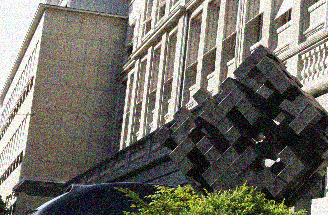
#> input picture CV2023_PA1-main/input/04_noise25.png, 328 x 215 px
$ python test.py
#> lines starting #> are read from the running program, lines starting #| are printed output that depends on the picture
### CV2023_PA1-main/similarity.py
import numpy as np
import cv2

INF = 99999  # Set Infinte value


def SAD(left_image, right_image, d):
    """
    Sum of Absolute Differences

    left_image : gray scale image (H, W)
    right_image : Reference gray scale image (H, W)
    d : Depth

    """
    global INF

    # INF 로 Cost Volume과 shape이 같은 array 생성 (left, right 둘 다)
    # Expected Cost Volume의 shape은 (d, H, W), 이번 과제의 경우는 (24, 215, 328)

    left_cost_volume = np.full(
        (d, 215, 328), INF)
    right_cost_volume = np.full((d, 215, 328), INF)

    for i in range(d):

        # 왼쪽에서 오른쪽으로 이동하면서 disparity 계산
        disparity_l = left_image[:, i:] - right_image[:, : 328-i]
        left_cost_volume[i, :, i:] = abs(disparity_l)

        # 오른쪽에서 왼쪽으로 이동하면서 disparity 계산
        disparity_r = right_image[:, i:] - left_image[:, : 328-i]
        right_cost_volume[i, :, :328-i] = abs(disparity_r)

    # SAD를 이용해 계산한 Disparity
    left_disparity = left_cost_volume.argmin(axis=0)
    right_disparity = right_cost_volume.argmin(axis=0)

    return left_cost_volume, right_cost_volume, left_disparity, right_disparity


# [31 lines left out: function SSD, not called in this run]


"""### test code
image_c = cv2.imread('input/04_noise25.png',0)
image_l = cv2.imread('input/03_noise25.png',0)

left_cost_volume, right_cost_volume, left_disparity, right_disparity = SAD(image_l, image_c, 24)
print(left_cost_volume.shape)"""

### CV2023_PA1-main/aggregate_cost_volume.py
import numpy as np
import sys
from tqdm import tqdm

INF = 99999  # Set Infinte value
MEMO = np.full((24, 215, 328), INF, dtype=np.int64)  # Memoization for DP


# [115 lines left out: functions aggregate_cost_volume, SGM, quick_sort, not called in this run]


def generate_cor_pass(cost_volume, size=1):
    '''
    generate_cor_pass : Generate coordinate information for each pixel (current state)
    cost_volume : Cost volume (D, H, W)
    size : Window size
    '''

    # current state의 좌표를 저장할 list
    window = []

    # cost volume의 shape만큼 반복해서 좌표를 정함
    x = cost_volume.shape[2]/size
    y = cost_volume.shape[1]/size

    for i in range(int(y)):
        for j in range(int(x)):
            for k in range(24):
                window.append((k, i, j))  # i 가 y, j 가 x

    return window


# [17 lines left out: function check_memo, not called in this run]

### CV2023_PA1-main/test.py
import numpy as np
import cv2
import matplotlib.pyplot as plt
from similarity import SAD, SSD
from aggregate_cost_volume import generate_cor_pass, aggregate_cost_volume
from warp import warp_image
from Semi_Global_Matching import semi_global_matching

# -1은 원래대로 읽어오는 것, 0은 흑백으로 읽어오는 것
image_c = cv2.imread('input/04_noise25.png', 0)
#> image_c: shape (215, 328); min 0, max 255, mean 109.2
image_l = cv2.imread('input/01_noise25.png', 0)
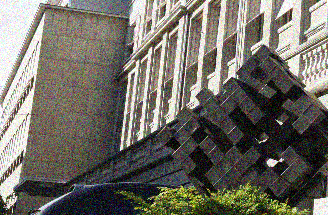
#> input picture CV2023_PA1-main/input/01_noise25.png, 328 x 215 px
#> image_l: shape (215, 328); min 0, max 255, mean 108.5
image_r = cv2.imread('input/07_noise25.png', 0)
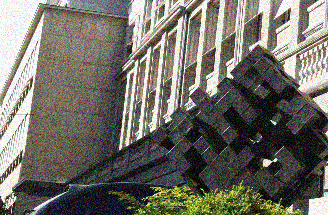
#> input picture CV2023_PA1-main/input/07_noise25.png, 328 x 215 px
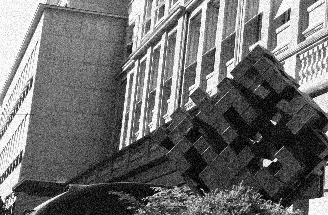
#> image_r: shape (215, 328); min 0, max 255, mean 109.5

image_lm = cv2.imread('input/01_noise25.png', -1)
#> image_lm is the input picture: shape (215, 328, 3); mean B, G, R 100.6, 109, 112.3


left_cost_volume, right_cost_volume, left_disparity, right_disparity = SAD(
    image_l, image_c, 24)
#> the loop in SAD, `for i in range(d):` made 24 passes
#> pass 1, in SAD, `disparity_l = left_image[:, i:] - right_image[:, : 328-i]`:
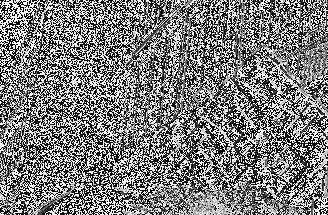
#> disparity_l: shape (215, 328); min 0, max 255, mean 124.7
#> pass 1, in SAD, `disparity_r = right_image[:, i:] - left_image[:, : 328-i]`:
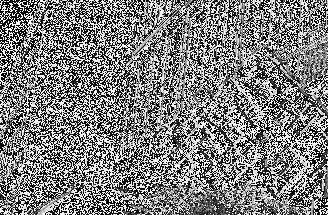
#> disparity_r: shape (215, 328); min 0, max 255, mean 127.2
#> in SAD, `left_disparity = left_cost_volume.argmin(axis=0)`:
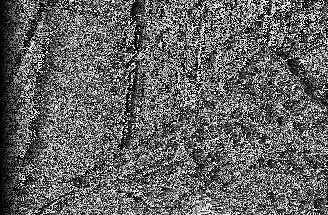
#> left_disparity: shape (215, 328) int64; min 0, max 23, mean 8.9; drawn with min black and max white
#> in SAD, `right_disparity = right_cost_volume.argmin(axis=0)`:
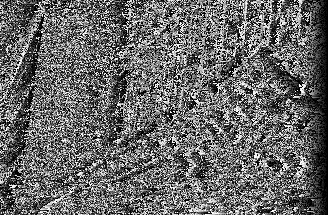
#> right_disparity: shape (215, 328) int64; min 0, max 23, mean 9.4; drawn with min black and max white

print(generate_cor_pass(left_cost_volume, size=1))
#> (printed output is left out)

# [32 lines of commented-out code are left out]
